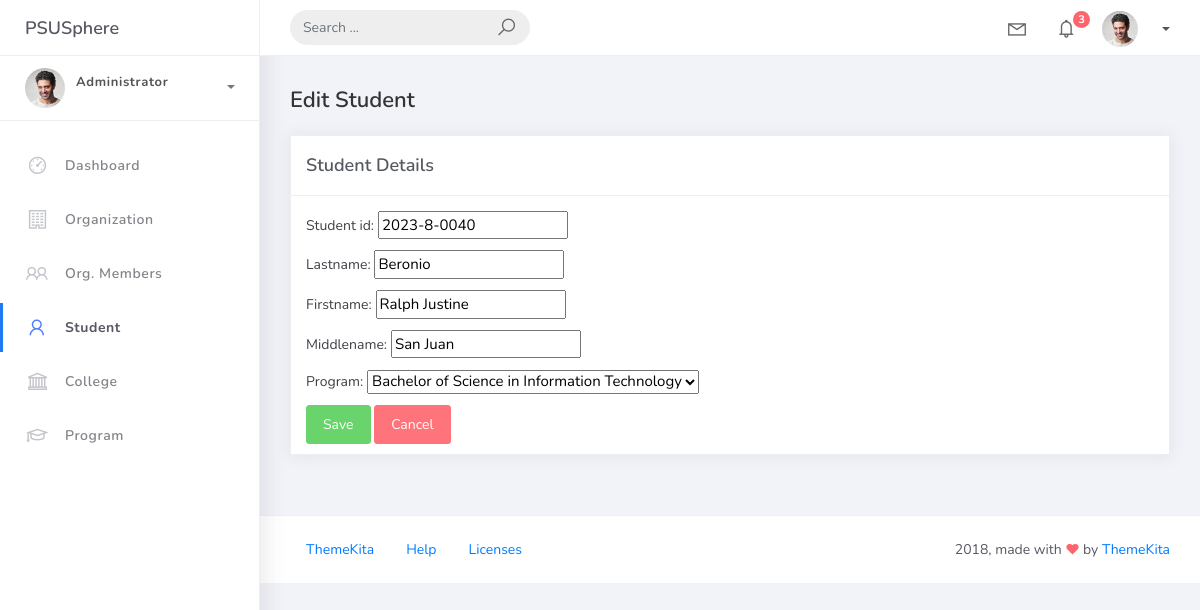
The page /student_list/1 on the database as committed earlier.
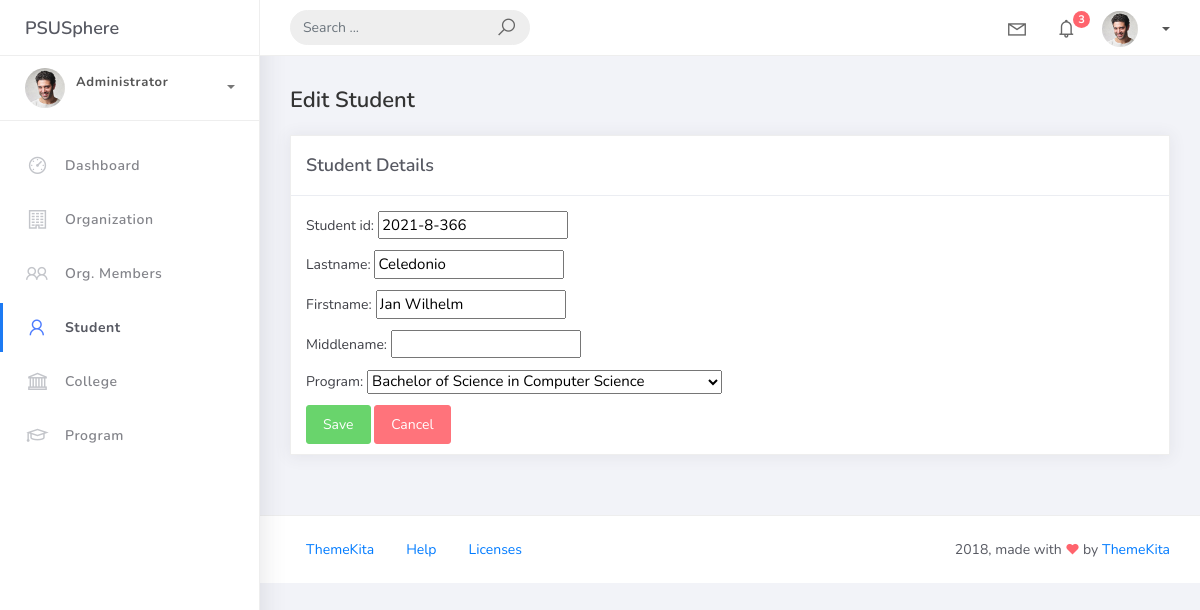
The same page on the database as committed later.
### studentorg/models.py (models this page shows, shortened)
class BaseModel(models.Model):
    created_at = models.DateTimeField(auto_now_add=True, db_index=True)
    updated_at = models.DateTimeField(auto_now=True)
    class Meta:
        abstract = True

class Student(BaseModel):
    student_id = models.CharField(max_length=15)
    lastname = models.CharField(max_length=25)
    firstname = models.CharField(max_length=25)
    middlename = models.CharField(max_length=25, blank=True, null=True)
    program = models.ForeignKey(Program, on_delete=models.CASCADE)

### studentorg/views.py (the view)
# urls.py: path('student_list/<pk>', StudentUpdateView.as_view(), name='student-update'),
class StudentUpdateView(UpdateView):
    model = Student
    fields = '__all__'
    template_name = 'student_form.html'
    success_url = reverse_lazy('student-list')

### studentorg/models.py (called while the page is built)
    def __str__(self):
        return self.prog_name

### templates/student_form.html (shortened to what this page needs)
{% extends 'base.html' %}
{% load static %}
{% block content %}
<div class="content">
    <div class="container-fluid">
        <h4 class="page-title">{% if object %}Edit{% else %}Add{% endif %} Student</h4>
        <div class="row">
            <div class="col-md-12">
                <div class="card">
                    <div class="card-header">
                        <div class="card-title">Student Details</div>
                    </div>
                    <div class="card-body">
                        <form method="post">
                            {{ form.as_p }}
                            <button type="submit" class="btn btn-success">Save</button>
                            <a href="{% url 'student-list' %}" class="btn btn-danger">Cancel</a>
                        </form>
                    </div>
                </div>
            </div>
        </div>
    </div>
</div>
{% endblock %}

Rows that differ between the two databases and show on the page:
changed Student: student_id "2023-8-0040" → "2021-8-366"; lastname "Beronio" → "Celedonio"; firstname "Ralph Justine" → "Jan Wilhelm"; middlename "San Juan" → (not shown); program "Bachelor of Science in Information Technology" → "Bachelor of Science in Computer Science"
